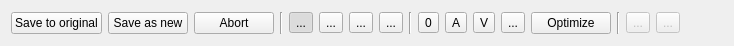
<?xml version="1.0" encoding="UTF-8"?>
<ui version="4.0">
 <class>IScrOptEditLine</class>
 <widget class="QWidget" name="IScrOptEditLine">
  <property name="geometry">
   <rect>
    <x>0</x>
    <y>0</y>
    <width>734</width>
    <height>46</height>
   </rect>
  </property>
  <property name="sizePolicy">
   <sizepolicy hsizetype="Preferred" vsizetype="Maximum">
    <horstretch>0</horstretch>
    <verstretch>0</verstretch>
   </sizepolicy>
  </property>
  <property name="minimumSize">
   <size>
    <width>0</width>
    <height>0</height>
   </size>
  </property>
  <property name="maximumSize">
   <size>
    <width>16777215</width>
    <height>100</height>
   </size>
  </property>
  <property name="windowTitle">
   <string>Form</string>
  </property>
  <layout class="QVBoxLayout" name="verticalLayout">
   <item>
    <layout class="QHBoxLayout" name="horizontalLayout">
     <item>
      <widget class="QPushButton" name="pushSaveOrig">
       <property name="text">
        <string>Save to original</string>
       </property>
      </widget>
     </item>
     <item>
      <widget class="QPushButton" name="pushSaveNew">
       <property name="text">
        <string>Save as new</string>
       </property>
      </widget>
     </item>
     <item>
      <widget class="QPushButton" name="pushAbort">
       <property name="text">
        <string>Abort</string>
       </property>
      </widget>
     </item>
     <item>
      <widget class="Line" name="line">
       <property name="orientation">
        <enum>Qt::Vertical</enum>
       </property>
      </widget>
     </item>
     <item>
      <widget class="QFrame" name="frame">
       <property name="frameShape">
        <enum>QFrame::NoFrame</enum>
       </property>
       <property name="frameShadow">
        <enum>QFrame::Raised</enum>
       </property>
       <layout class="QHBoxLayout" name="horizontalLayout_2">
        <property name="leftMargin">
         <number>0</number>
        </property>
        <property name="topMargin">
         <number>0</number>
        </property>
        <property name="rightMargin">
         <number>0</number>
        </property>
        <property name="bottomMargin">
         <number>0</number>
        </property>
        <item>
         <widget class="QToolButton" name="toolMovePoint">
          <property name="toolTip">
           <string>Move points. (Ctrl+M)</string>
          </property>
          <property name="text">
           <string>...</string>
          </property>
          <property name="icon">
           <iconset resource="../../resources.qrc">
            <normaloff>:/icons/32x32/PointMove.png</normaloff>:/icons/32x32/PointMove.png</iconset>
          </property>
          <property name="shortcut">
           <string>Ctrl+M</string>
          </property>
          <property name="checkable">
           <bool>true</bool>
          </property>
          <property name="checked">
           <bool>true</bool>
          </property>
          <property name="autoExclusive">
           <bool>true</bool>
          </property>
         </widget>
        </item>
        <item>
         <widget class="QToolButton" name="toolAddPoint">
          <property name="toolTip">
           <string>Add new points. (Ctrl++)</string>
          </property>
          <property name="text">
           <string>...</string>
          </property>
          <property name="icon">
           <iconset resource="../../resources.qrc">
            <normaloff>:/icons/32x32/PointAdd.png</normaloff>:/icons/32x32/PointAdd.png</iconset>
          </property>
          <property name="shortcut">
           <string>Ctrl++</string>
          </property>
          <property name="checkable">
           <bool>true</bool>
          </property>
          <property name="autoExclusive">
           <bool>true</bool>
          </property>
         </widget>
        </item>
        <item>
         <widget class="QToolButton" name="toolSelectRange">
          <property name="toolTip">
           <string>Select a range of points. (Ctrl+R)</string>
          </property>
          <property name="text">
           <string>...</string>
          </property>
          <property name="icon">
           <iconset resource="../../resources.qrc">
            <normaloff>:/icons/32x32/SelectRange.png</normaloff>:/icons/32x32/SelectRange.png</iconset>
          </property>
          <property name="shortcut">
           <string>Ctrl+R</string>
          </property>
          <property name="checkable">
           <bool>true</bool>
          </property>
          <property name="autoExclusive">
           <bool>true</bool>
          </property>
         </widget>
        </item>
        <item>
         <widget class="QToolButton" name="toolDeletePoint">
          <property name="toolTip">
           <string>Delete a point. (Ctrl+-)</string>
          </property>
          <property name="text">
           <string>...</string>
          </property>
          <property name="icon">
           <iconset resource="../../resources.qrc">
            <normaloff>:/icons/32x32/PointDel.png</normaloff>:/icons/32x32/PointDel.png</iconset>
          </property>
          <property name="shortcut">
           <string>Ctrl+-</string>
          </property>
          <property name="checkable">
           <bool>true</bool>
          </property>
          <property name="autoExclusive">
           <bool>true</bool>
          </property>
         </widget>
        </item>
       </layout>
      </widget>
     </item>
     <item>
      <widget class="Line" name="line_2">
       <property name="orientation">
        <enum>Qt::Vertical</enum>
       </property>
      </widget>
     </item>
     <item>
      <widget class="QFrame" name="frame_2">
       <property name="frameShape">
        <enum>QFrame::NoFrame</enum>
       </property>
       <property name="frameShadow">
        <enum>QFrame::Raised</enum>
       </property>
       <layout class="QHBoxLayout" name="horizontalLayout_3">
        <property name="leftMargin">
         <number>0</number>
        </property>
        <property name="topMargin">
         <number>0</number>
        </property>
        <property name="rightMargin">
         <number>0</number>
        </property>
        <property name="bottomMargin">
         <number>0</number>
        </property>
        <item>
         <widget class="QToolButton" name="toolNoRoute">
          <property name="toolTip">
           <string>No auto-routing or line snapping (Key: O)</string>
          </property>
          <property name="text">
           <string>0</string>
          </property>
          <property name="icon">
           <iconset resource="../../resources.qrc">
            <normaloff>:/icons/32x32/O.png</normaloff>:/icons/32x32/O.png</iconset>
          </property>
          <property name="shortcut">
           <string>O</string>
          </property>
          <property name="checkable">
           <bool>true</bool>
          </property>
          <property name="autoExclusive">
           <bool>true</bool>
          </property>
         </widget>
        </item>
        <item>
         <widget class="QToolButton" name="toolAutoRoute">
          <property name="toolTip">
           <string>Use auto-routing to between points. (Key: A)</string>
          </property>
          <property name="text">
           <string>A</string>
          </property>
          <property name="icon">
           <iconset resource="../../resources.qrc">
            <normaloff>:/icons/32x32/A.png</normaloff>:/icons/32x32/A.png</iconset>
          </property>
          <property name="shortcut">
           <string>A</string>
          </property>
          <property name="checkable">
           <bool>true</bool>
          </property>
          <property name="autoExclusive">
           <bool>true</bool>
          </property>
         </widget>
        </item>
        <item>
         <widget class="QToolButton" name="toolVectorRoute">
          <property name="toolTip">
           <string>Snap line along lines of a vector map. (Key: V)</string>
          </property>
          <property name="text">
           <string>V</string>
          </property>
          <property name="icon">
           <iconset resource="../../resources.qrc">
            <normaloff>:/icons/32x32/V.png</normaloff>:/icons/32x32/V.png</iconset>
          </property>
          <property name="shortcut">
           <string>V</string>
          </property>
          <property name="checkable">
           <bool>true</bool>
          </property>
          <property name="autoExclusive">
           <bool>true</bool>
          </property>
         </widget>
        </item>
        <item>
         <widget class="QToolButton" name="toolTrackRoute">
          <property name="toolTip">
           <string>Connect points with a line from a loaded track if possible. (Key: T)</string>
          </property>
          <property name="text">
           <string>...</string>
          </property>
          <property name="icon">
           <iconset resource="../../resources.qrc">
            <normaloff>:/icons/32x32/T.png</normaloff>:/icons/32x32/T.png</iconset>
          </property>
          <property name="shortcut">
           <string>T</string>
          </property>
          <property name="checkable">
           <bool>true</bool>
          </property>
          <property name="autoExclusive">
           <bool>true</bool>
          </property>
         </widget>
        </item>
       </layout>
      </widget>
     </item>
     <item>
      <widget class="QPushButton" name="pushOptimize">
       <property name="toolTip">
        <string>Optimizes the route by reordering the points using the router specified in the &quot;Routing&quot; tab. 
This is known as solving the Traveling Salesman Problem, however start and end are kept fixed here</string>
       </property>
       <property name="text">
        <string>Optimize</string>
       </property>
      </widget>
     </item>
     <item>
      <widget class="Line" name="line_3">
       <property name="orientation">
        <enum>Qt::Vertical</enum>
       </property>
      </widget>
     </item>
     <item>
      <widget class="QToolButton" name="toolUndo">
       <property name="enabled">
        <bool>false</bool>
       </property>
       <property name="toolTip">
        <string>Undo last change</string>
       </property>
       <property name="text">
        <string>...</string>
       </property>
       <property name="icon">
        <iconset resource="../../resources.qrc">
         <normaloff>:/icons/32x32/Undo.png</normaloff>:/icons/32x32/Undo.png</iconset>
       </property>
      </widget>
     </item>
     <item>
      <widget class="QToolButton" name="toolRedo">
       <property name="enabled">
        <bool>false</bool>
       </property>
       <property name="toolTip">
        <string>Redo last change</string>
       </property>
       <property name="text">
        <string>...</string>
       </property>
       <property name="icon">
        <iconset resource="../../resources.qrc">
         <normaloff>:/icons/32x32/Redo.png</normaloff>:/icons/32x32/Redo.png</iconset>
       </property>
      </widget>
     </item>
     <item>
      <spacer name="horizontalSpacer">
       <property name="orientation">
        <enum>Qt::Horizontal</enum>
       </property>
       <property name="sizeHint" stdset="0">
        <size>
         <width>40</width>
         <height>20</height>
        </size>
       </property>
      </spacer>
     </item>
    </layout>
   </item>
  </layout>
 </widget>
 <resources>
  <include location="../../resources.qrc"/>
 </resources>
 <connections/>
</ui>
